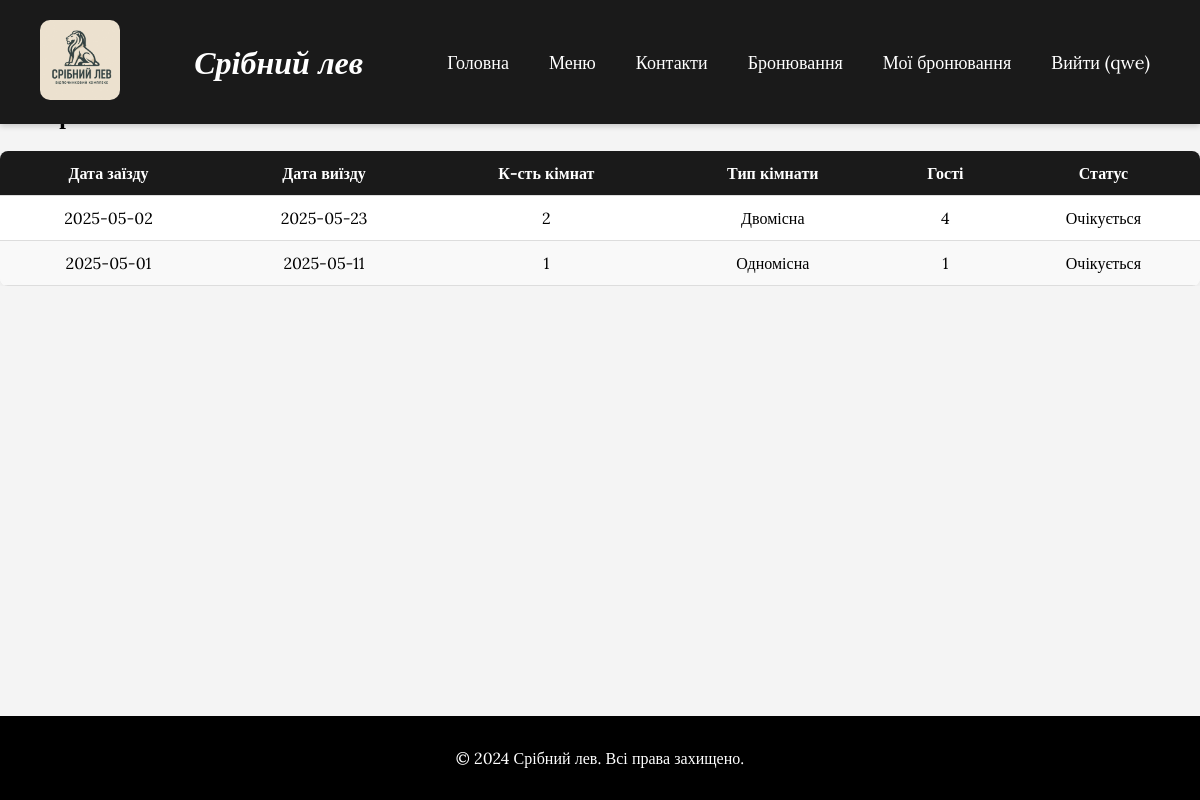
Screenshot of /my_bookings (signed in) with the database file from the repository.
### tables this page shows
CREATE TABLE users (
                id INTEGER PRIMARY KEY AUTOINCREMENT,
                username TEXT UNIQUE NOT NULL,
                password TEXT NOT NULL,
                is_admin INTEGER NOT NULL DEFAULT 0
            );

CREATE TABLE reservations (
                id INTEGER PRIMARY KEY AUTOINCREMENT,
                date_from TEXT NOT NULL,
                date_to TEXT NOT NULL,
                rooms INTEGER NOT NULL,
                room_type TEXT NOT NULL,
                guests INTEGER NOT NULL,
                user_id INTEGER,
                FOREIGN KEY (user_id) REFERENCES users(id)
            );

### app.py (the view)
@app.route('/my_bookings')
@login_required
def my_bookings():
    conn = sqlite3.connect(DB)
    c = conn.cursor()
    c.execute('SELECT id, date_from, date_to, rooms, room_type, guests FROM reservations WHERE user_id = ? ORDER BY id DESC', (current_user.id,))
    reservations = c.fetchall()
    conn.close()
    return render_template('my_bookings.html', reservations=reservations)

### app.py (called while the page is built)
def get_user_by_id(user_id):
    conn = sqlite3.connect(DB)
    c = conn.cursor()
    c.execute("SELECT id, username, is_admin FROM users WHERE id = ?", (user_id,))
    row = c.fetchone()
    conn.close()
    if row:
        return User(row[0], row[1], bool(row[2]))
    return None

@login_manager.user_loader
def load_user(user_id):
    return get_user_by_id(user_id)

### templates/my_bookings.html (shortened to what this page needs)
{% extends "base.html" %}
{% block content %}
<h2>Мої бронювання</h2>
{% if reservations %}
<div class="table-container">
    <table class="booking-table">
        <thead>
            <tr>
                <th>Дата заїзду</th>
                <th>Дата виїзду</th>
                <th>К-сть кімнат</th>
                <th>Тип кімнати</th>
                <th>Гості</th>
                <th>Статус</th>
            </tr>
        </thead>
        <tbody>
        {% for r in reservations %}
            <tr>
                <td>{{ r[1] }}</td>
                <td>{{ r[2] }}</td>
                <td>{{ r[3] }}</td>
                <td>{{ r[4] }}</td>
                <td>{{ r[5] }}</td>
                <td>Очікується</td>
            </tr>
        {% endfor %}
        </tbody>
    </table>
</div>
{% else %}
<p>У вас поки немає бронювань.</p>
{% endif %}
{% endblock %}

### templates/base.html (shortened to what this page needs)
<!DOCTYPE html>
<html lang="uk">
<head>
    <link rel="stylesheet" href="{{ url_for('static', filename='style.css') }}" />
    <link rel="stylesheet" href="https://cdnjs.cloudflare.com/ajax/libs/font-awesome/6.0.0-beta3/css/all.min.css">
</head>
<body>
    <header>
        <div class="logo-title">
            <img src="{{ url_for('static', filename='images/3ofLMZz.jpg') }}" alt="Логотип" class="logo" />
        </div>
        <div class="header-center">
            <h1 class="site-title">Срібний лев</h1>
        </div>
        <nav>
            <a href="{{ url_for('index') }}">Головна</a>
            <a href="{{ url_for('menu') }}">Меню</a>
            <a href="{{ url_for('contacts') }}">Контакти</a>
            <a href="{{ url_for('reservation') }}">Бронювання</a>
            {% if current_user.is_authenticated %}
                {% if current_user.is_admin %}
                    <a href="{{ url_for('bookings') }}">Список бронювань</a>
                {% else %}
                    <a href="{{ url_for('my_bookings') }}">Мої бронювання</a>
                {% endif %}
                <a href="{{ url_for('logout') }}">Вийти ({{ current_user.username }})</a>
            {% else %}
                <a href="{{ url_for('login') }}">Увійти</a>
            {% endif %}
        </nav>
    </header>
    <main>
        {% block content %}{% endblock %}
    </main>
    <footer>
        <p>&copy; 2024 Срібний лев. Всі права захищено.</p>
    </footer>
</body>
</html>

### static/style.css (style rules this page uses)
body { font-family: Arial, sans-serif; margin: 0; padding: 0; background-color: #f4f4f4; }
header { position: fixed; top: 0; left: 0; width: 100%; z-index: 1000; display: flex; align-items: center; justify-content: space-between; padding: 20px 40px; background-color: #1a1a1a; color: white; box-shadow: 0 2px 6px rgba(0, 0, 0, 0.2); box-sizing: border-box; overflow-x: hidden; }
.logo-title { position: static; }
.logo { width: 80px; height: auto; border-radius: 10px; }
.header-center { flex-grow: 1; text-align: center; }
.site-title { margin: 0; font-size: 2rem; }
nav { display: flex; justify-content: center; gap: 20px; flex-wrap: wrap; }
nav a { color: white; text-decoration: none; font-size: 18px; padding: 6px 10px; border-radius: 4px; transition: background-color 0.3s, color 0.3s; }
footer { background-color: #1a1a1a; color: white; text-align: center; padding: 10px; margin-top: 20px; }
main { padding-top: 70px; }
html, body { margin: 0; padding: 0; min-height: 100vh; display: flex; flex-direction: column; }
footer { background-color: #000; color: white; text-align: center; padding: 10px 0; width: 100%; }
.table-container { overflow-x: auto; margin-top: 20px; }
.booking-table { width: 100%; border-collapse: collapse; font-size: 1rem; background-color: #fff; border-radius: 8px; overflow: hidden; box-shadow: 0 2px 10px rgba(0,0,0,0.05); }
.booking-table thead { background-color: #1a1a1a; color: #fff; }
.booking-table th, .booking-table td { padding: 12px 16px; text-align: center; border-bottom: 1px solid #ddd; }
.booking-table tbody tr:nth-child(even) { background-color: #f9f9f9; }

### templates/base.html (style rules this page uses)
html, body { height: 100%; margin: 0; }
body { display: flex; flex-direction: column; font-family: 'Lora', serif; }
main { flex: 1; padding-top: 80px; box-sizing: border-box; }
footer { background-color: black; color: white; text-align: center; padding: 1em 0; width: 100%; }
.site-title { font-family: 'Lora', serif; font-weight: 600; font-style: italic; }

### rows the page displays
users: username "qwe"
reservations: date_from "2025-05-02", date_to "2025-05-23", rooms "2", room_type "Двомісна", guests "4"
reservations: date_from "2025-05-01", date_to "2025-05-11", rooms "1", room_type "Одномісна", guests "1"
